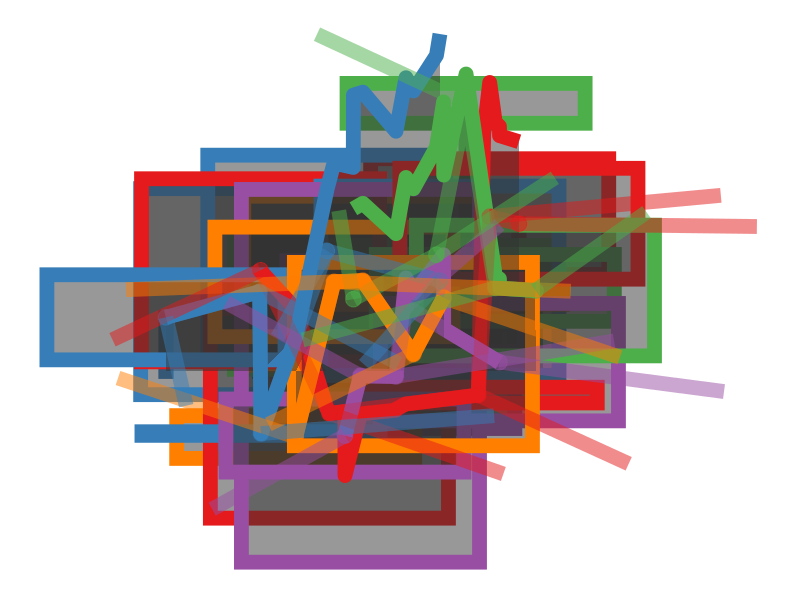
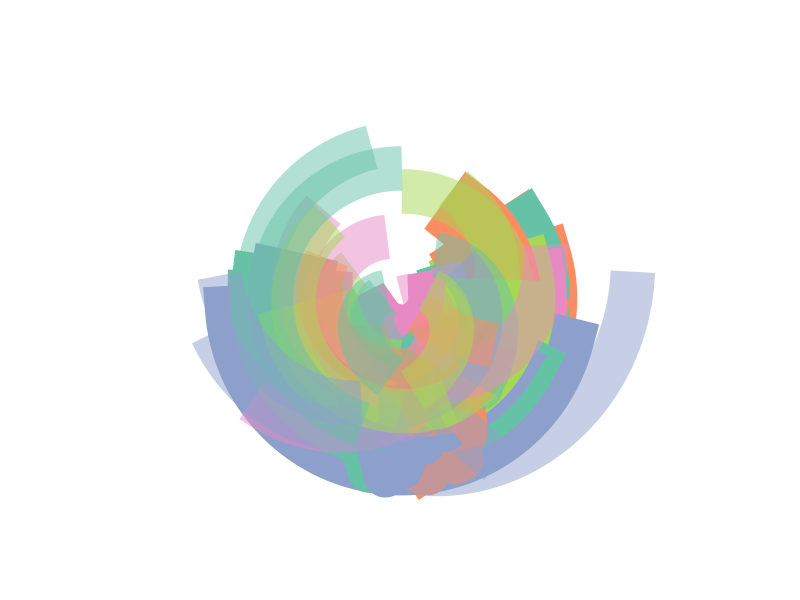

These figures' R source, in order:
## ---- chunk 1
knitr::opts_chunk$set(echo = TRUE)
library(ggplot2)

## ---- chunk 2

generate_data <- function(N,ngroup,xmean,xvar,ymean,yvar,zmean,zvar){
   DAT=data.frame()

  names=paste("G_",seq(1,ngroup),sep="")
  DAT=data.frame()
  for(i in seq(1:ngroup)){
      data=data.frame( matrix(0, ngroup , 4))
      data[,1]=sample(names, nrow(data))
      data[,2]=sample( c(rnorm(N,mean = xmean,sd = xvar),c(1:ngroup)) ,nrow(data))
      data[,3]=sample( c(rnorm(N,mean=ymean,sd = yvar),c(1:ngroup)) ,nrow(data))
      data[,4]=sample( c(rnorm(N,mean=zmean,sd = zvar),c(1:ngroup)) ,nrow(data))
      DAT=rbind(DAT,data)
  }
  colnames(DAT)=c("Group","X","Y","Z")
  DAT
}
gendata <- generate_data(1050,5,1,2,3,4,5,6)
head(gendata)

## ---- chunk 3

generate_plot <- function(DAT,colorscale="Set1",col=T,tile=T,area=T,point=T,line=T,spoke=T,size=5,alpha=0.5,polar=F){

  p <- ggplot() +
    
    scale_color_brewer(palette = colorscale) +
    scale_fill_brewer(palette = colorscale) +
    #geom_col()+
    #theme_bw()# +
    theme(
      line = element_blank(),
      text = element_blank(),
      title = element_blank(),
      legend.position = "none",
      panel.border = element_blank(),
      panel.background = element_blank()
    )
  
  
  if (col) {
    p <- p + geom_col(
      aes(
        x = X,
        y = Y,
        color = Group,
        group = Group
      ),
      size = size,
      alpha = alpha,
      data = DAT
    )
  }
  if(tile){
      p <- p+geom_tile( aes(x=X,
                            y=Y,
                            height = Z,

                            color=Group,
                            group=Group,
                            width=size
      ), size=size,
      alpha=alpha,data = DAT)
  }
  # if(boxplot){
  #    p <- p+geom_boxplot( aes(x=X,
  #                             y=Y,
  # 
  #                             color=Group,
  #                             group=Group
  #    ), size=size,
  #    alpha=alpha,data = DAT)
  # }
  # if(violin){
  #   p <- p+geom_violin( aes(x=Group,
  #                           y=Y,
  # 
  #                           color=Group
  #   ),  size=size,
  #   alpha=alpha,data = DAT)
  # }

  if(area){
      p <- p+geom_area( aes(x=X,
                            y = Y,


                            color=Group,
                            group=Group
      ), size=size,alpha=alpha,data = DAT)
  }

  if(point){
      p <- p+geom_point( aes(x=X,
                             y=Y,

                             color=Group
      ),size=size,
      alpha=alpha,data = DAT)
  }

  if(line){
      p <- p+geom_line( aes(x=X,
                            y=Y,
                            z=Z,

                            color=Group,
                            group=Group
      ), size=size,
      alpha=alpha,data = DAT)
  }
  if(spoke){
      p <- p+geom_spoke( aes(x=X,y=Y,angle=Z,color=Group
      ),
      alpha=alpha,radius=size,size=size,data = DAT)
  }

  
  
  if(polar==T){
      p <- p+coord_polar()
  }
  p
    
}
generate_plot(gendata)
## ---- chunk 4
gendata
generate_plot(gendata,colorscale = "Set2",size = 15,polar = T)

## ---- chunk 5

generate_config <- function(NPOP){
  data.frame(
    list(
      id = seq(1, NPOP),
      ngroups = sample(2:30, NPOP, replace = T),
      N = sample(150:1500, NPOP, replace = T),
      xmean = sample(1:5, NPOP, replace = T),
      ymean = sample(1:5, NPOP, replace = T),
      zmean = sample(1:5, NPOP, replace = T),
      xvar = sample(1:50, NPOP, replace = T),
      yvar = sample(1:50, NPOP, replace = T),
      zvar = sample(1:50, NPOP, replace = T),
      col = sample(c(T,F),NPOP,replace=T),
      tile = sample(c(T,F),NPOP,replace=T),
      boxplot= sample(c(T,F),NPOP,replace=T),
      violin= sample(c(T,F),NPOP,replace=T),
      area= sample(c(T,F),NPOP,replace=T),
      point= sample(c(T,F),NPOP,replace=T),
      spoke= sample(c(T,F),NPOP,replace=T),
      line = sample(c(T,F),NPOP,replace=T),
      
      polar = sample(c(T, F), NPOP, replace = T),
      size = sample(seq(1, 100, 1), NPOP, replace = T),
      alpha = runif(NPOP, 0, 1),
      ncolor = sample(2:8, NPOP, replace = T),
      colorscale = sample(
        c(
          "Set1",
          "Set2",
          "Set3",
          "Pastel1",
          "Pastel2",
          "Paired",
          "Dark2",
          "Accent",
          "Blues",
          "Greys",
          "BuGn",
          "Reds",
          "Oranges",
          "Greens"
        ),
        NPOP,
        replace = T
      ),
      score = rep(NA, NPOP),
      pred_score = rep(NA, NPOP),
      rated = rep(F, NPOP)
    )
  )
}
generate_config(10)

